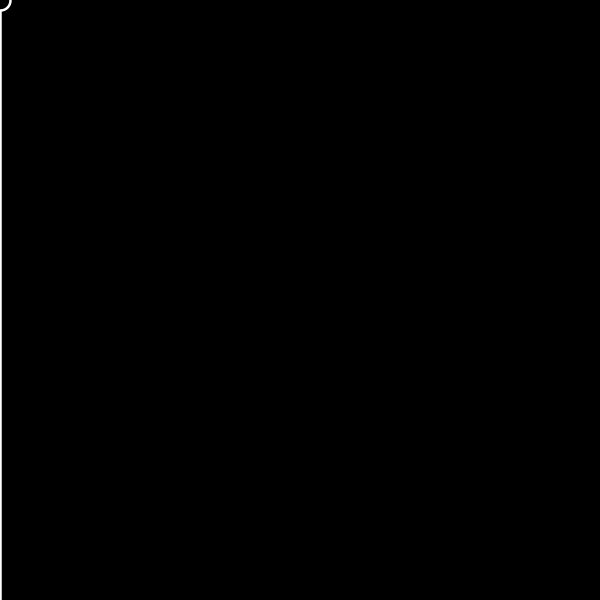
Frame 1 (no input)
Frame 60 (the mouse pressed at the canvas centre just before this capture): identical to frame 1, image omitted
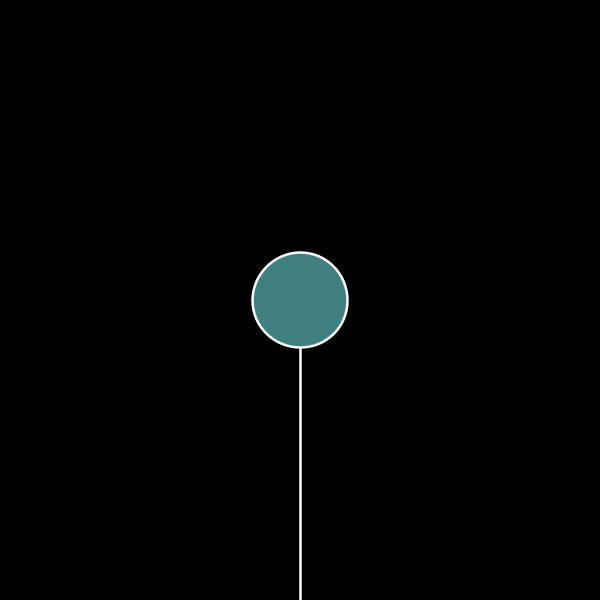
Frame 120 (the mouse held since frame 60 and released just before this capture)

The Processing sketch that drew these frames (run headless with seeded random() and noise(); from frame 60 on, the mouse is pressed at the canvas centre):

// Processing sketch: processing_96177
// ── processing_96177.pde



void setup()
{
  size(600,600);
  background(0);
  rectMode(CENTER);
  colorMode(HSB, height, height, height); 
  noCursor();

  
}
void draw()
{
background(0);

  strokeWeight(2.5);
  stroke(#FFFFFF);
  line(mouseX,mouseY,mouseY,600);
  fill(mouseX,width/2,mouseY);
  ellipse(mouseX,mouseY,20+mouseX/4,20+mouseY/4);

}
